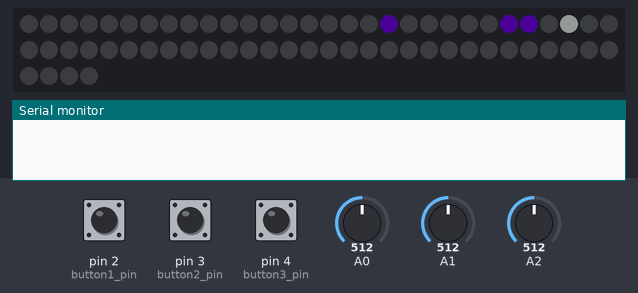
This sketch was run on a simulated Teensy 3. Shown: 64 RGB LEDs in strip order, left to right, continuing on the next row, the last lines printed to the serial monitor. Inputs (shaded band) come from the test bench; at power-on: A2 = 512, pin 3 (button2_pin) HIGH, pin 4 (button3_pin) HIGH, pin 2 (button1_pin) HIGH, A0 = 512, A1 = 512. Dim RGB values are drawn brighter than linear; random numbers use the default seed unless the sketch sets one.

Above: at 1.2 s.
1.3 s: A2 set to 716
4.3 s: pin 3 (button2_pin) pulled LOW for 0.15 s
7.0 s: pin 4 (button3_pin) pulled LOW for 3.2 s
12.5 s: A2 set to 992
15.5 s: pin 3 (button2_pin) pulled LOW for 1 s
19.5 s: pin 3 (button2_pin) pulled LOW for 0.15 s
At 20.4 s:
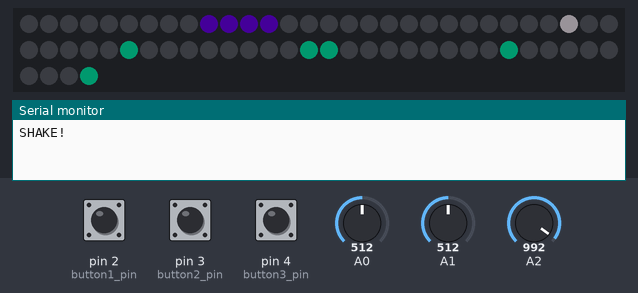
Timing chart, 0 to 22.5 s (numbered marks = the images above; inputs shaded):
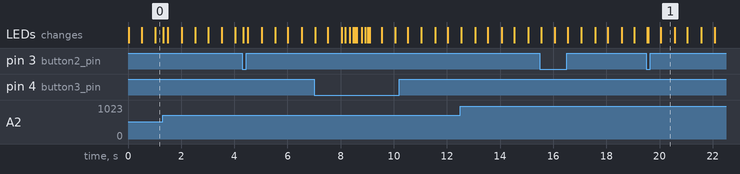

The sketch:

Class_4-etch_a_sketch_5_rando_returns.ino
```cpp
// Addressing the XY grid
//Bounc2 2 must be installed

//This first block is all copy-paste and can be left alone except for brightness it just sets up the library

//led biz begin
#include <WS2812Serial.h>
//we'll be using the Teensy audio library and it doesn't play nicely with neopixels.h or fastled
// so Paul of PJRC made this much more efficient version
const int num_of_leds = 64;
const int pin = 5; // only these pins can be used on the Teensy 3.2:  1, 5, 8, 10, 31
byte drawingMemory[num_of_leds * 3];       //  3 bytes per LED
DMAMEM byte displayMemory[num_of_leds * 12]; // 12 bytes per LED
WS2812Serial leds(num_of_leds, displayMemory, drawingMemory, pin, WS2812_GRB);

//1.0 is VERY bright if you're powering it off of 5V
// this needs to be declared and set to something >0 for the LEDs to work
float max_brightness = 0.1;
//led biz end


int button1_pin = 2;
int button2_pin = 3;
int button3_pin = 4;

#include <Bounce2.h>
#define BOUNCE_LOCK_OUT

//initialize the debouncers
Bounce debouncer1 = Bounce();
Bounce debouncer2 = Bounce();
Bounce debouncer3 = Bounce();

unsigned long current_time;
unsigned long prev[8]; //array of 8 variables named "prev"
int shift;
float set_hue;
int xy_sel;
int xy_count;
int x_pot;
int y_pot;
int a1[8] = {10, 20, 30, 40, 50, 60, 70, 80};
int rainbow1;
int test2;
int save;
float bank1[8][8];
float save_hue;
int cursor_blink;
int erase_pixel;
int shake;
int shake_latch;
unsigned long shake_time;
float idk;
int shake_mod;
void setup() {
  leds.begin(); //must be done in setup for the LEDs to work.

  pinMode(button1_pin, INPUT_PULLUP);
  debouncer1.attach(button1_pin);
  debouncer1.interval(10); // interval in ms

  pinMode(button2_pin, INPUT_PULLUP);
  debouncer2.attach(button2_pin);
  debouncer2.interval(10); // interval in ms

  pinMode(button3_pin, INPUT_PULLUP);
  debouncer3.attach(button3_pin);
  debouncer3.interval(10); // interval in ms
  randomSeed(analogRead(A9));
  analogReadAveraging(64);  //smooth the readings so they jump around less

  rando();

}//end of setup

void rando() {

  int r1 = random(0, 8);
  int r2 = random(0, 8);
  int r3 = random(0, 8);
  int r4 = random(0, 8);
  float hue1 = random(100) / 100.0;
  for ( int x_count = 0; x_count < 8; x_count++) {
    for ( int y_count = 0; y_count < 8; y_count++) {
      xy_count = x_count + (y_count * 8); //goes from 0-63

      if (maskLine(xy_count, r1, r2, r3, r4)) {
        bank1[y_count][x_count] = 1.0 + hue1;
      }

    }
  }
}

void loop() {
  current_time = millis();

  debouncer1.update(); //check the buttons
  debouncer2.update();
  debouncer3.update();

  if (debouncer1.read() == 0) { //is the button being pressed
    save = 1;
  }

  if (debouncer2.read() == 0) { //is the button being pressed
    //erase_pixel = 1;

  }

  if (debouncer2.fell()) {
    rando();
  }

  if (debouncer3.fell()) {
    shake_time = current_time;
    shake_latch = 1;
  }

  if (debouncer3.rose()) {
    shake_latch = 0;
  }

  if (debouncer3.read() == 0) {
    if (current_time - shake_time > 1000) {
      if (shake_latch == 1) {
        shake = 2;
        shake_latch = 2;
      }
    }
  }

  if (shake == 1) {
    Serial.println("SHAKE!");
    shake = 0;
    shake_latch = 0;
    shake_mod = 0;

    for (int x = 0; x < 8; x++) {
      for (int y = 0; y < 8; y++) {
        bank1[y][x] = 0;
      }
    }
  }

  if (current_time - prev[2] > 150 && shake_latch == 2) {
    prev[2] = current_time;
    shake_mod++;
    if (shake_mod > 7) {
      shake = 1;
    }
  }

  if (save == 1) {
    bank1[y_pot][x_pot] = save_hue + 1;
    save = 0;
  }

  if (erase_pixel == 1) {
    bank1[y_pot][x_pot] = 0;
    erase_pixel = 0;
  }

  if (current_time - prev[1] > 500) {
    prev[1] = current_time;
    cursor_blink = !cursor_blink;
  }


  if (current_time - prev[0] > 33) { //33 millis is about 30Hz, aka fps
    prev[0] = current_time;

    x_pot = map(analogRead(A0), 0, 1023, 0, 7); //map to just 0-7 to select the column...
    y_pot = map(analogRead(A1), 0, 1023, 0, 7); //..and row
    xy_sel = x_pot + (y_pot * 8); //both of these are combined to set the exact pixel from 0-63

    save_hue = map(analogRead(A2), 0, 1023, 0, 100) / 100.0; //0-1.0

    for ( int x_count = 0; x_count < 8; x_count++) {
      for ( int y_count = 0; y_count < 8; y_count++) {
        xy_count = x_count + (y_count * 8); //goes from 0-63

        set_pixel(xy_count, 0, 0, 0); // turn everything off. otherwise the last "frame" swill still show


        if (shake == 2) {
          idk = bank1[y_count - shake_mod][x_count];
        }
        else {
          idk = bank1[y_count][x_count];
        }

        if (idk >= 1) {
          set_pixel(xy_count, idk - 1.0, 1, 1);
        }

        if (xy_count == xy_sel) {
          set_pixel(xy_sel, save_hue , cursor_blink, 1);
        }
      }
    }
    leds.show(); // after we've set what we want all the LEDs to be we send the data out through this function
  }

}// loop is over


//This function is a little different than you might see in other libraries but it works pretty similar
// instead of 0-255 you see in other libraries this is all 0-1.0
// you can copy this to the bottom of any code as long as the declarations at the top in "led biz" are done

//set_pixel_HSV(led to change, hue,saturation,value aka brightness)
// led to change is 0-63
// all other are 0.0 to 1.0
// hue - 0 is red, then through the ROYGBIV to 1.0 as red again
// saturation - 0 is fully white, 1 is fully colored.
// value - 0 is off, 1 is the value set by max_brightness
// (it's not called brightness since, unlike in photoshop, we're going from black to fully lit up

//based on https://stackoverflow.com/questions/3018313/algorithm-to-convert-rgb-to-hsv-and-hsv-to-rgb-in-range-0-255-for-both

void set_pixel(int pixel, float fh, float fs, float fv) {
  byte RedLight;
  byte GreenLight;
  byte BlueLight;

  byte h = fh * 255;
  byte s = fs * 255;
  byte v = fv * max_brightness * 255;

  h = (h * 192) / 256;  // 0..191
  unsigned int i = h / 32;   // We want a value of 0 thru 5
  unsigned int f = (h % 32) * 8;   // 'fractional' part of 'i' 0..248 in jumps

  unsigned int sInv = 255 - s;  // 0 -> 0xff, 0xff -> 0
  unsigned int fInv = 255 - f;  // 0 -> 0xff, 0xff -> 0
  byte pv = v * sInv / 256;  // pv will be in range 0 - 255
  byte qv = v * (256 - s * f / 256) / 256;
  byte tv = v * (256 - s * fInv / 256) / 256;

  switch (i) {
    case 0:
      RedLight = v;
      GreenLight = tv;
      BlueLight = pv;
      break;
    case 1:
      RedLight = qv;
      GreenLight = v;
      BlueLight = pv;
      break;
    case 2:
      RedLight = pv;
      GreenLight = v;
      BlueLight = tv;
      break;
    case 3:
      RedLight = pv;
      GreenLight = qv;
      BlueLight = v;
      break;
    case 4:
      RedLight = tv;
      GreenLight = pv;
      BlueLight = v;
      break;
    case 5:
      RedLight = v;
      GreenLight = pv;
      BlueLight = qv;
      break;
  }
  leds.setPixelColor(pixel, RedLight, GreenLight, BlueLight);
}

#ifndef _swap_int16_t
#define _swap_int16_t(a, b)                                                    \
  {                                                                            \
    int16_t t = a;                                                             \
    a = b;                                                                     \
    b = t;                                                                     \
  }
#endif

// Will return a 1 if there is a line at that point devined by the parameters
// maskLine(pixel selected, First x, first y, destination x, destinationy)
// based on https://github.com/adafruit/Adafruit-GFX-Library/blob/0b6068e833b050fa83ed90558c54f3389d26bc5b/Adafruit_GFX.cpp#L132

byte maskLine(int16_t sel, int16_t x0, int16_t y0, int16_t x1, int16_t y1) {
  byte pixels[64];
  x0 = constrain(x0, 0, 7);
  x1 = constrain(x1, 0, 7);
  y0 = constrain(y0, 0, 7);
  y1 = constrain(y1, 0, 7);
  pixels[sel] = 0;

  int16_t steep = abs(y1 - y0) > abs(x1 - x0);
  if (steep) {
    _swap_int16_t(x0, y0);
    _swap_int16_t(x1, y1);
  }

  if (x0 > x1) {
    _swap_int16_t(x0, x1);
    _swap_int16_t(y0, y1);
  }

  int16_t dx, dy;
  dx = x1 - x0;
  dy = abs(y1 - y0);

  int16_t err = dx >> 1;
  int16_t ystep;

  if (y0 < y1) {
    ystep = 1;
  } else {
    ystep = -1;
  }

  for (; x0 <= x1; x0++) {
    if (steep) {
      int xyc = y0 + (x0 << 3);
      //writePixel(y0, x0, color);
      pixels[xyc] = 1;
      //return xyc;
      //set_pixel(xyc, 0, 0, 1);
    } else {
      int xyc = x0 + (y0 << 3);
      //return xyc;
      pixels[xyc] = 1;
      //set_pixel(xyc, 0, 0, 1);
      //writePixel(x0, y0, color);
    }
    err -= dy;
    if (err < 0) {
      y0 += ystep;
      err += dx;
    }
  }

  if (pixels[sel] == 1) {
    return 1;
  }
  else {
    return 0;
  }

}
//three lines using three pairs of points. returns a 1 if the pixel select is on the triangles lines
//  maskTriangle(pixel selected, x0, y0, x1,y1,x2,y2) {
//  You can enable fill but right now it takes too long to up;date fater than 10fps
byte maskTriangle(int sel, int16_t x0, int16_t y0, int16_t x1, int16_t y1, int16_t x2, int16_t y2) {
  byte p[64];
  byte a = maskLine(sel, x0, y0, x1,  y1);
  byte b = maskLine(sel, x1, y1, x2,  y2);
  byte c = maskLine(sel, x2, y2, x0,  y0);
  byte f = a + b + c;
  p[sel] = 0;
  if (f > 0) {
    p[sel] = 1;
  }

  byte pr, r;
  int open1 = 0;
  int close1 = 0;

  if (0) { //enable for fill.  this takes like 70ms to do so can't update at 30 fps
    for (byte xx = 0; xx < 8; xx++) {
      for (byte j = 0; j < 8; j++) {
        byte cs = xx + (j << 3);
        byte a = maskLine(cs, x0, y0, x1,  y1);
        byte b = maskLine(cs, x1, y1, x2,  y2);
        byte c = maskLine(cs, x2, y2, x0,  y0);
        byte f = a + b + c;
        p[cs] = 0;
        if (f > 0) {
          p[cs] = 1;
        }
      }
      for (byte yy = 1; yy < 8; yy++) {

        int cxy = xx + (yy * 8);
        int pxy = (xx) + ((yy - 1) * 8);
        if (p[pxy] > 0 && p[cxy] == 0) {
          open1 = yy;
          //Serial.print(" !");          Serial.println(open1);
        }
        if (open1 > 0) {
          if (p[pxy] == 0 && p[cxy] > 0) {
            close1 = yy;
          }

        }
        if (close1 > 0 && open1 < close1) {
          for (int yf = open1; yf < close1; yf++) {
            p[xx + (yf * 8)] = 1;
          }
        }
      }
    }
  }

  if (p[sel] > 0) {
    return 1;
  }
  else {
    return 0;
  }
}

//four lines using four pairs of points. returns a 1 if the pixel select is on the triangles lines
//  maskRectangle(pixel selected, x0, y0, x1,y1,x2,y2,x3,y3) {

byte maskPolygon(int sel, int16_t x0, int16_t y0, int16_t x1, int16_t y1, int16_t x2, int16_t y2, int16_t x3, int16_t y3) {
  byte p[64];
  byte a = maskLine(sel, x0, y0, x1,  y1);
  byte b = maskLine(sel, x1, y1, x2,  y2);
  byte c = maskLine(sel, x2, y2, x3,  y3);
  byte d = maskLine(sel, x3, y3, x0,  y0);
  byte f = a + b + c + d;
  p[sel] = 0;
  if (f > 0) {
    p[sel] = 1;
  }

  if (p[sel] > 0) {
    return 1;
  }
  else {
    return 0;
  }
}
```
